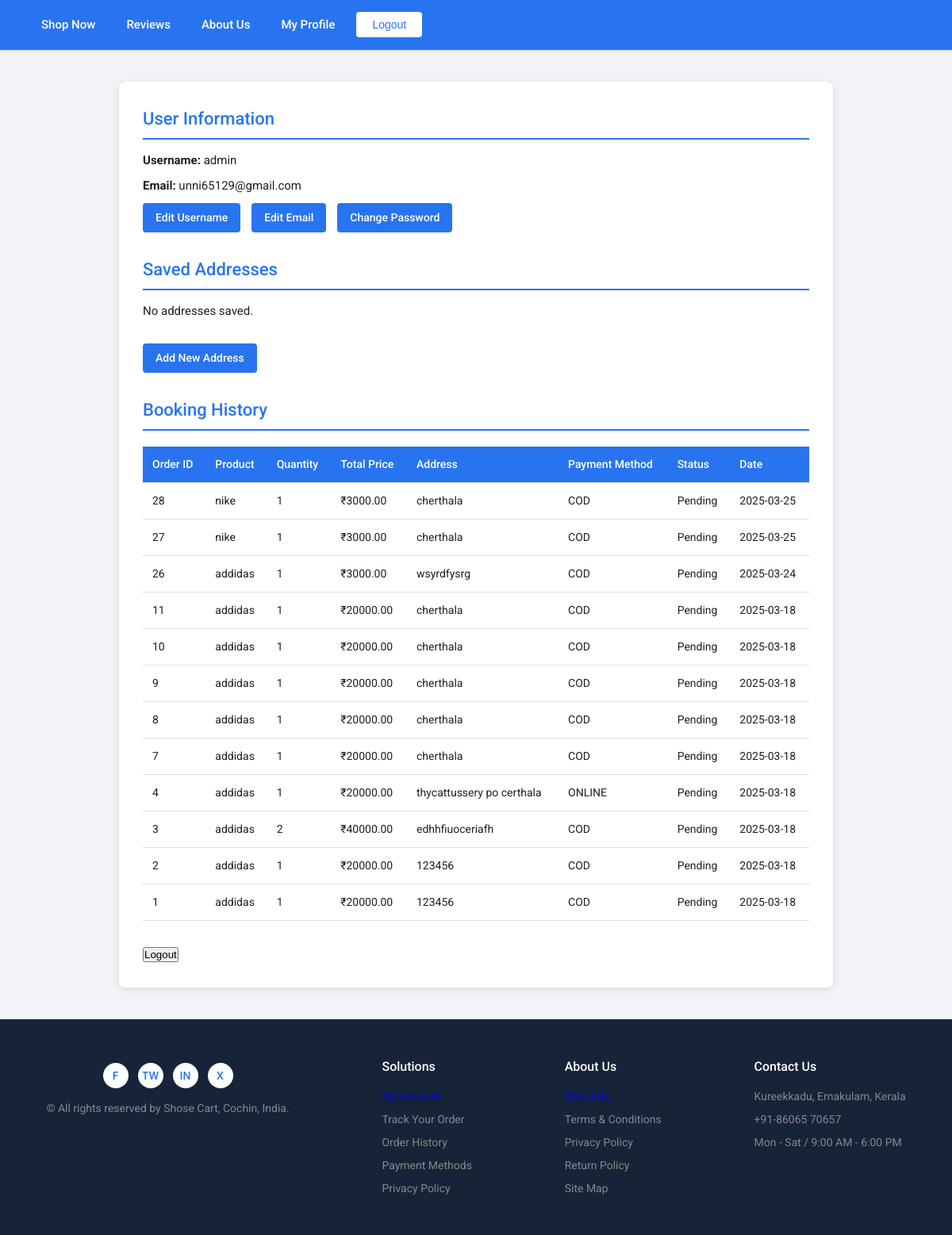
/profile/ (signed in), run on the app's committed database.
### eapp/models.py (models this page shows, shortened)
class Order(models.Model):
    PAYMENT_CHOICES = [
        ('COD', 'Cash on Delivery'),
        ('ONLINE', 'Online Payment'),
    ]
    user = models.ForeignKey(User, on_delete=models.CASCADE)
    product = models.ForeignKey(Gallery, on_delete=models.CASCADE)
    quantity = models.PositiveIntegerField(default=1)
    total_price = models.DecimalField(max_digits=10, decimal_places=2)
    address = models.TextField()  # Address input
    payment_method = models.CharField(max_length=10, choices=PAYMENT_CHOICES, default='COD')
    status = models.CharField(max_length=50, default="Pending")  # Status: Pending, Completed, Cancelled
    created_at = models.DateTimeField(auto_now_add=True)
    provider_order_id=models.CharField(
        _(" Order ID"),max_length=40,blank=True,null=True
        )
    payment_id=models.CharField(
        _("Payment ID"),max_length=36,blank=True,null=True
    )
    signature_id=models.CharField(
        _("Signature ID"),max_length=128,blank=True,null=True
    )

class Gallery(models.Model):
    feedimage = models.ImageField(upload_to='gallery_images/')
    user = models.ForeignKey(User, on_delete=models.CASCADE)
    name = models.CharField(max_length=100)
    model=models.CharField(max_length=400)
    discription=models.TextField(max_length=400, null=True, blank=True)
    offers=models.CharField(max_length=400, null=True, blank=True)
    price = models.DecimalField(max_digits=10, decimal_places=2)
    quantity = models.DecimalField(max_digits=10, decimal_places=2)
    image1=models.FileField(upload_to='gallery_images/', null=True, blank=True)
    image2=models.FileField(upload_to='gallery_images/', null=True, blank=True)
    image3=models.FileField(upload_to='gallery_images/', null=True, blank=True)

### eapp/views.py (the view)
# urls.py: path('profile/', views.profile_view, name='profile'),
@login_required(login_url='userlogin')
def profile_view(request):
    addresses = Address.objects.filter(user=request.user)
    orders = Order.objects.filter(user=request.user).order_by('-created_at')
    context = {
        'addresses': addresses,
        'email': request.user.email,
        'username': request.user.username,
        'orders': orders,
    }
    return render(request, 'profile.html', context)

### templates/profile.html (shortened to what this page needs)
{% extends 'base.html' %}
{% block content %}
<div class="profile-container">
    <div class="profile-section">
        <h2>User Information</h2>
        <p><strong>Username:</strong> {{ username }}</p>
        <p><strong>Email:</strong> {{ email }}</p>
        <a href="{% url 'edit_username' %}" class="action-btn">Edit Username</a>
        <a href="{% url 'edit_email' %}" class="action-btn">Edit Email</a>
        <a href="{% url 'change_password' %}" class="action-btn">Change Password</a>
    </div>
    <div class="profile-section">
        <h2>Saved Addresses</h2>
        {% if addresses %}
            <table>
                <tr>
                    <th>Name</th>
                    <th>Address</th>
                    <th>Phone</th>
                    <th>Actions</th>
                </tr>
                {% for address in addresses %}
                    <tr>
                        <td>{{ address.name }}</td>
                        <td>{{ address.address }}</td>
                        <td>{{ address.phone }}</td>
                        <td>
                            <a href="{% url 'edit_address' address.id %}" class="action-btn">Edit</a>
                            <a href="{% url 'delete_address' address.id %}" class="action-btn delete-btn">Delete</a>
                        </td>
                    </tr>
                {% endfor %}
            </table>
        {% else %}
            <p>No addresses saved.</p>
        {% endif %}
        <a href="{% url 'add_address' %}" class="action-btn" style="margin-top: 20px; display: inline-block;">Add New Address</a>
    </div>
    <div class="profile-section">
        <h2>Booking History</h2>
        {% if orders %}
            <table>
                <tr>
                    <th>Order ID</th>
                    <th>Product</th>
                    <th>Quantity</th>
                    <th>Total Price</th>
                    <th>Address</th>
                    <th>Payment Method</th>
                    <th>Status</th>
                    <th>Date</th>
                </tr>
                {% for order in orders %}
                    <tr>
                        <td>{{ order.id }}</td>
                        <td>{{ order.product.name }}</td>
                        <td>{{ order.quantity }}</td>
                        <td>₹{{ order.total_price }}</td>
                        <td>{{ order.address }}</td>
                        <td>{{ order.payment_method }}</td>
                        <td>{{ order.status }}</td>
                        <td>{{ order.created_at|date:"Y-m-d" }}</td>
                    </tr>
                {% endfor %}
            </table>
        {% else %}
            <p>No bookings found.</p>
        {% endif %}
    </div>
      {% if 'username' in request.session %}
            <div><a href="{% url 'logout' %}"><button>Logout</button></a></div>
            {% else %}
            <div><a href="{% url 'userlogin' %}"><button>Login</button></a></div>
            {% endif %}
</div>
{% endblock %}

### templates/base.html (style rules this page uses)
* { margin: 0; padding: 0; box-sizing: border-box; }
body { font-family: 'Roboto', sans-serif; background-color: #f1f3f6; color: #212121; line-height: 1.5; }
.profile-container { max-width: 900px; margin: 40px auto; background-color: white; padding: 30px; border-radius: 8px; box-shadow: 0 2px 10px rgba(0, 0, 0, 0.1); }
.profile-section { margin-bottom: 30px; }
.profile-section h2 { font-size: 22px; font-weight: 500; color: #2874f0; margin-bottom: 15px; border-bottom: 2px solid #2874f0; padding-bottom: 8px; }
.profile-section p { font-size: 15px; color: #212121; margin: 10px 0; }
.action-btn { background-color: #2874f0; color: white; padding: 8px 16px; border: none; border-radius: 4px; text-decoration: none; font-size: 14px; font-weight: 500; margin-right: 10px; transition: background-color 0.2s; display: inline-block; }
table { width: 100%; border-collapse: collapse; margin-top: 20px; }
th, td { padding: 12px; text-align: left; border-bottom: 1px solid #e0e0e0; font-size: 14px; }
th { background-color: #2874f0; color: white; font-weight: 500; }
td { color: #212121; }

### data on the page
Order: id "28", product.name "nike", quantity "1", total_price "3000.00", address "cherthala", payment_method "COD", status "Pending", created_at "2025-03-25"
Order: id "27", product.name "nike", quantity "1", total_price "3000.00", address "cherthala", payment_method "COD", status "Pending", created_at "2025-03-25"
Order: id "26", product.name "addidas", quantity "1", total_price "3000.00", address "wsyrdfysrg", payment_method "COD", status "Pending", created_at "2025-03-24"
Order: id "11", product.name "addidas", quantity "1", total_price "20000.00", address "cherthala", payment_method "COD", status "Pending", created_at "2025-03-18"
Order: id "10", product.name "addidas", quantity "1", total_price "20000.00", address "cherthala", payment_method "COD", status "Pending", created_at "2025-03-18"
Order: id "9", product.name "addidas", quantity "1", total_price "20000.00", address "cherthala", payment_method "COD", status "Pending", created_at "2025-03-18"
Order: id "8", product.name "addidas", quantity "1", total_price "20000.00", address "cherthala", payment_method "COD", status "Pending", created_at "2025-03-18"
Order: id "7", product.name "addidas", quantity "1", total_price "20000.00", address "cherthala", payment_method "COD", status "Pending", created_at "2025-03-18"
Order: id "4", product.name "addidas", quantity "1", total_price "20000.00", address "thycattussery po certhala", payment_method "ONLINE", status "Pending", created_at "2025-03-18"
Order: id "3", product.name "addidas", quantity "2", total_price "40000.00", address "edhhfiuoceriafh", payment_method "COD", status "Pending", created_at "2025-03-18"
Order: id "2", product.name "addidas", quantity "1", total_price "20000.00", address "123456", payment_method "COD", status "Pending", created_at "2025-03-18"
Order: id "1", product.name "addidas", quantity "1", total_price "20000.00", address "123456", payment_method "COD", status "Pending", created_at "2025-03-18"

### other printed values
{{ username }} "admin"
{{ email }} "unni65129@gmail.com"
